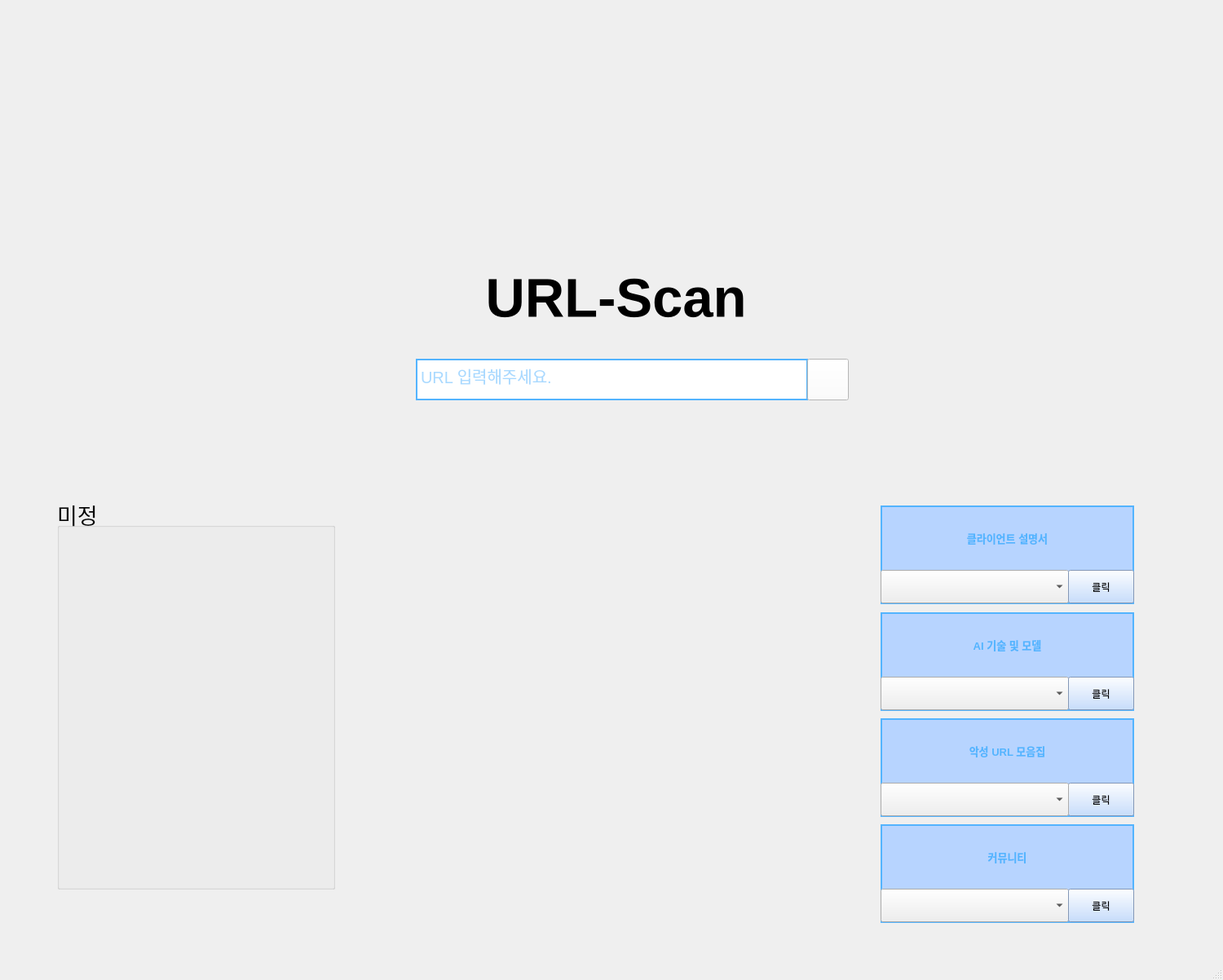
<?xml version="1.0" encoding="UTF-8"?>
<ui version="4.0">
 <class>MainWindow</class>
 <widget class="QMainWindow" name="MainWindow">
  <property name="geometry">
   <rect>
    <x>0</x>
    <y>0</y>
    <width>1500</width>
    <height>1202</height>
   </rect>
  </property>
  <property name="windowTitle">
   <string>URL-Scan</string>
  </property>
  <property name="windowIcon">
   <iconset>
    <normaloff>web.png</normaloff>web.png</iconset>
  </property>
  <widget class="QWidget" name="centralwidget">
   <widget class="QLabel" name="label">
    <property name="geometry">
     <rect>
      <x>510</x>
      <y>310</y>
      <width>491</width>
      <height>111</height>
     </rect>
    </property>
    <property name="font">
     <font>
      <pointsize>50</pointsize>
      <weight>75</weight>
      <bold>true</bold>
     </font>
    </property>
    <property name="text">
     <string>URL-Scan</string>
    </property>
    <property name="alignment">
     <set>Qt::AlignCenter</set>
    </property>
   </widget>
   <widget class="QTextEdit" name="textEdit">
    <property name="geometry">
     <rect>
      <x>510</x>
      <y>440</y>
      <width>481</width>
      <height>51</height>
     </rect>
    </property>
    <property name="font">
     <font>
      <pointsize>15</pointsize>
     </font>
    </property>
    <property name="styleSheet">
     <string notr="true">color: rgb(83, 180, 255);
</string>
    </property>
    <property name="frameShape">
     <enum>QFrame::WinPanel</enum>
    </property>
    <property name="frameShadow">
     <enum>QFrame::Plain</enum>
    </property>
    <property name="lineWidth">
     <number>2</number>
    </property>
    <property name="lineWrapMode">
     <enum>QTextEdit::WidgetWidth</enum>
    </property>
    <property name="html">
     <string>&lt;!DOCTYPE HTML PUBLIC &quot;-//W3C//DTD HTML 4.0//EN&quot; &quot;http://www.w3.org/TR/REC-html40/strict.dtd&quot;&gt;
&lt;html&gt;&lt;head&gt;&lt;meta name=&quot;qrichtext&quot; content=&quot;1&quot; /&gt;&lt;style type=&quot;text/css&quot;&gt;
p, li { white-space: pre-wrap; }
&lt;/style&gt;&lt;/head&gt;&lt;body style=&quot; font-family:'Gulim'; font-size:15pt; font-weight:400; font-style:normal;&quot;&gt;
&lt;p style=&quot;-qt-paragraph-type:empty; margin-top:0px; margin-bottom:0px; margin-left:0px; margin-right:0px; -qt-block-indent:0; text-indent:0px;&quot;&gt;&lt;br /&gt;&lt;/p&gt;&lt;/body&gt;&lt;/html&gt;</string>
    </property>
    <property name="placeholderText">
     <string>URL 입력해주세요.</string>
    </property>
   </widget>
   <widget class="QComboBox" name="comboBox">
    <property name="geometry">
     <rect>
      <x>1080</x>
      <y>699</y>
      <width>231</width>
      <height>41</height>
     </rect>
    </property>
    <property name="focusPolicy">
     <enum>Qt::ClickFocus</enum>
    </property>
    <property name="whatsThis">
     <string>&lt;html&gt;&lt;head/&gt;&lt;body&gt;&lt;p&gt;&lt;br/&gt;&lt;/p&gt;&lt;/body&gt;&lt;/html&gt;</string>
    </property>
    <property name="styleSheet">
     <string notr="true"/>
    </property>
    <property name="placeholderText">
     <string>클라이언트 설명서</string>
    </property>
    <item>
     <property name="text">
      <string>클라이언트 버전</string>
     </property>
    </item>
    <item>
     <property name="text">
      <string>개발 도구</string>
     </property>
    </item>
    <item>
     <property name="text">
      <string extracomment="ㄹㅇㄴㄹㄴㅇㄹㄴ">공식 문서</string>
     </property>
    </item>
   </widget>
   <widget class="QListView" name="client">
    <property name="geometry">
     <rect>
      <x>1080</x>
      <y>620</y>
      <width>311</width>
      <height>121</height>
     </rect>
    </property>
    <property name="styleSheet">
     <string notr="true">color: rgb(83, 180, 255);
background-color: rgb(183, 212, 255);</string>
    </property>
    <property name="frameShape">
     <enum>QFrame::WinPanel</enum>
    </property>
    <property name="frameShadow">
     <enum>QFrame::Plain</enum>
    </property>
   </widget>
   <widget class="QLabel" name="label_6">
    <property name="geometry">
     <rect>
      <x>1090</x>
      <y>629</y>
      <width>291</width>
      <height>61</height>
     </rect>
    </property>
    <property name="font">
     <font>
      <pointsize>10</pointsize>
      <weight>75</weight>
      <bold>true</bold>
     </font>
    </property>
    <property name="styleSheet">
     <string notr="true">color: rgb(83, 180, 255);
background-color: rgb(183, 212, 255);</string>
    </property>
    <property name="text">
     <string>클라이언트 설명서</string>
    </property>
    <property name="alignment">
     <set>Qt::AlignCenter</set>
    </property>
   </widget>
   <widget class="QPushButton" name="pushButton_2">
    <property name="geometry">
     <rect>
      <x>1310</x>
      <y>699</y>
      <width>81</width>
      <height>41</height>
     </rect>
    </property>
    <property name="styleSheet">
     <string notr="true">color: rgb(0, 0, 0);
background-color: rgb(183, 212, 255);</string>
    </property>
    <property name="text">
     <string>클릭</string>
    </property>
   </widget>
   <widget class="QLabel" name="label_7">
    <property name="geometry">
     <rect>
      <x>1090</x>
      <y>760</y>
      <width>291</width>
      <height>61</height>
     </rect>
    </property>
    <property name="font">
     <font>
      <pointsize>10</pointsize>
      <weight>75</weight>
      <bold>true</bold>
     </font>
    </property>
    <property name="styleSheet">
     <string notr="true">color: rgb(83, 180, 255);
background-color: rgb(183, 212, 255);</string>
    </property>
    <property name="text">
     <string>AI 기술 및 모델</string>
    </property>
    <property name="alignment">
     <set>Qt::AlignCenter</set>
    </property>
   </widget>
   <widget class="QComboBox" name="comboBox_2">
    <property name="geometry">
     <rect>
      <x>1080</x>
      <y>830</y>
      <width>231</width>
      <height>41</height>
     </rect>
    </property>
    <property name="focusPolicy">
     <enum>Qt::ClickFocus</enum>
    </property>
    <property name="whatsThis">
     <string>&lt;html&gt;&lt;head/&gt;&lt;body&gt;&lt;p&gt;&lt;br/&gt;&lt;/p&gt;&lt;/body&gt;&lt;/html&gt;</string>
    </property>
    <property name="styleSheet">
     <string notr="true"/>
    </property>
    <property name="placeholderText">
     <string>클라이언트 설명서</string>
    </property>
    <item>
     <property name="text">
      <string>분류 모델 후보</string>
     </property>
    </item>
    <item>
     <property name="text">
      <string>선정된 모델</string>
     </property>
    </item>
    <item>
     <property name="text">
      <string extracomment="ㄹㅇㄴㄹㄴㅇㄹㄴ">사용된 빅데이터</string>
     </property>
    </item>
   </widget>
   <widget class="QPushButton" name="pushButton_3">
    <property name="geometry">
     <rect>
      <x>1310</x>
      <y>830</y>
      <width>81</width>
      <height>41</height>
     </rect>
    </property>
    <property name="styleSheet">
     <string notr="true">color: rgb(0, 0, 0);
background-color: rgb(183, 212, 255);</string>
    </property>
    <property name="text">
     <string>클릭</string>
    </property>
   </widget>
   <widget class="QListView" name="client_2">
    <property name="geometry">
     <rect>
      <x>1080</x>
      <y>751</y>
      <width>311</width>
      <height>121</height>
     </rect>
    </property>
    <property name="styleSheet">
     <string notr="true">color: rgb(83, 180, 255);
background-color: rgb(183, 212, 255);</string>
    </property>
    <property name="frameShape">
     <enum>QFrame::WinPanel</enum>
    </property>
    <property name="frameShadow">
     <enum>QFrame::Plain</enum>
    </property>
   </widget>
   <widget class="QLabel" name="label_8">
    <property name="geometry">
     <rect>
      <x>1090</x>
      <y>890</y>
      <width>291</width>
      <height>61</height>
     </rect>
    </property>
    <property name="font">
     <font>
      <pointsize>10</pointsize>
      <weight>75</weight>
      <bold>true</bold>
     </font>
    </property>
    <property name="styleSheet">
     <string notr="true">color: rgb(83, 180, 255);
background-color: rgb(183, 212, 255);</string>
    </property>
    <property name="text">
     <string>악성 URL 모음집</string>
    </property>
    <property name="alignment">
     <set>Qt::AlignCenter</set>
    </property>
   </widget>
   <widget class="QPushButton" name="pushButton_4">
    <property name="geometry">
     <rect>
      <x>1310</x>
      <y>960</y>
      <width>81</width>
      <height>41</height>
     </rect>
    </property>
    <property name="styleSheet">
     <string notr="true">color: rgb(0, 0, 0);
background-color: rgb(183, 212, 255);</string>
    </property>
    <property name="text">
     <string>클릭</string>
    </property>
   </widget>
   <widget class="QListView" name="client_3">
    <property name="geometry">
     <rect>
      <x>1080</x>
      <y>881</y>
      <width>311</width>
      <height>121</height>
     </rect>
    </property>
    <property name="styleSheet">
     <string notr="true">color: rgb(83, 180, 255);
background-color: rgb(183, 212, 255);</string>
    </property>
    <property name="frameShape">
     <enum>QFrame::WinPanel</enum>
    </property>
    <property name="frameShadow">
     <enum>QFrame::Plain</enum>
    </property>
   </widget>
   <widget class="QComboBox" name="comboBox_3">
    <property name="geometry">
     <rect>
      <x>1080</x>
      <y>960</y>
      <width>231</width>
      <height>41</height>
     </rect>
    </property>
    <property name="focusPolicy">
     <enum>Qt::ClickFocus</enum>
    </property>
    <property name="whatsThis">
     <string>&lt;html&gt;&lt;head/&gt;&lt;body&gt;&lt;p&gt;&lt;br/&gt;&lt;/p&gt;&lt;/body&gt;&lt;/html&gt;</string>
    </property>
    <property name="styleSheet">
     <string notr="true"/>
    </property>
    <property name="placeholderText">
     <string>클라이언트 설명서</string>
    </property>
    <item>
     <property name="text">
      <string extracomment="ㄹㅇㄴㄹㄴㅇㄹㄴ">피싱 URL</string>
     </property>
    </item>
   </widget>
   <widget class="QLabel" name="label_9">
    <property name="geometry">
     <rect>
      <x>1090</x>
      <y>1020</y>
      <width>291</width>
      <height>61</height>
     </rect>
    </property>
    <property name="font">
     <font>
      <pointsize>10</pointsize>
      <weight>75</weight>
      <bold>true</bold>
     </font>
    </property>
    <property name="styleSheet">
     <string notr="true">color: rgb(83, 180, 255);
background-color: rgb(183, 212, 255);</string>
    </property>
    <property name="text">
     <string>커뮤니티</string>
    </property>
    <property name="alignment">
     <set>Qt::AlignCenter</set>
    </property>
   </widget>
   <widget class="QComboBox" name="comboBox_4">
    <property name="geometry">
     <rect>
      <x>1080</x>
      <y>1090</y>
      <width>231</width>
      <height>41</height>
     </rect>
    </property>
    <property name="focusPolicy">
     <enum>Qt::ClickFocus</enum>
    </property>
    <property name="whatsThis">
     <string>&lt;html&gt;&lt;head/&gt;&lt;body&gt;&lt;p&gt;&lt;br/&gt;&lt;/p&gt;&lt;/body&gt;&lt;/html&gt;</string>
    </property>
    <property name="styleSheet">
     <string notr="true"/>
    </property>
    <property name="placeholderText">
     <string>클라이언트 설명서</string>
    </property>
    <item>
     <property name="text">
      <string extracomment="ㄹㅇㄴㄹㄴㅇㄹㄴ">Q &amp; A</string>
     </property>
    </item>
    <item>
     <property name="text">
      <string>자유 게시판</string>
     </property>
    </item>
   </widget>
   <widget class="QListView" name="client_4">
    <property name="geometry">
     <rect>
      <x>1080</x>
      <y>1011</y>
      <width>311</width>
      <height>121</height>
     </rect>
    </property>
    <property name="styleSheet">
     <string notr="true">color: rgb(83, 180, 255);
background-color: rgb(183, 212, 255);</string>
    </property>
    <property name="frameShape">
     <enum>QFrame::WinPanel</enum>
    </property>
    <property name="frameShadow">
     <enum>QFrame::Plain</enum>
    </property>
   </widget>
   <widget class="QPushButton" name="pushButton_5">
    <property name="geometry">
     <rect>
      <x>1310</x>
      <y>1090</y>
      <width>81</width>
      <height>41</height>
     </rect>
    </property>
    <property name="styleSheet">
     <string notr="true">color: rgb(0, 0, 0);
background-color: rgb(183, 212, 255);</string>
    </property>
    <property name="text">
     <string>클릭</string>
    </property>
   </widget>
   <widget class="QGroupBox" name="groupBox">
    <property name="geometry">
     <rect>
      <x>70</x>
      <y>610</y>
      <width>341</width>
      <height>481</height>
     </rect>
    </property>
    <property name="font">
     <font>
      <pointsize>20</pointsize>
     </font>
    </property>
    <property name="title">
     <string>미정</string>
    </property>
   </widget>
   <widget class="QPushButton" name="pushButton_6">
    <property name="geometry">
     <rect>
      <x>990</x>
      <y>440</y>
      <width>51</width>
      <height>51</height>
     </rect>
    </property>
    <property name="styleSheet">
     <string notr="true">background-color: rgb(255, 255, 255);</string>
    </property>
    <property name="text">
     <string/>
    </property>
    <property name="icon">
     <iconset>
      <normaloff>돋보기.jpg</normaloff>돋보기.jpg</iconset>
    </property>
    <property name="iconSize">
     <size>
      <width>50</width>
      <height>50</height>
     </size>
    </property>
   </widget>
   <zorder>textEdit</zorder>
   <zorder>client_4</zorder>
   <zorder>client_3</zorder>
   <zorder>client_2</zorder>
   <zorder>client</zorder>
   <zorder>pushButton_4</zorder>
   <zorder>comboBox_3</zorder>
   <zorder>label_8</zorder>
   <zorder>comboBox_2</zorder>
   <zorder>pushButton_3</zorder>
   <zorder>label_7</zorder>
   <zorder>label</zorder>
   <zorder>comboBox</zorder>
   <zorder>label_6</zorder>
   <zorder>pushButton_2</zorder>
   <zorder>comboBox_4</zorder>
   <zorder>pushButton_5</zorder>
   <zorder>label_9</zorder>
   <zorder>groupBox</zorder>
   <zorder>pushButton_6</zorder>
  </widget>
  <widget class="QMenuBar" name="menubar">
   <property name="geometry">
    <rect>
     <x>0</x>
     <y>0</y>
     <width>1500</width>
     <height>22</height>
    </rect>
   </property>
  </widget>
  <widget class="QStatusBar" name="statusbar"/>
 </widget>
 <resources/>
 <connections/>
</ui>
